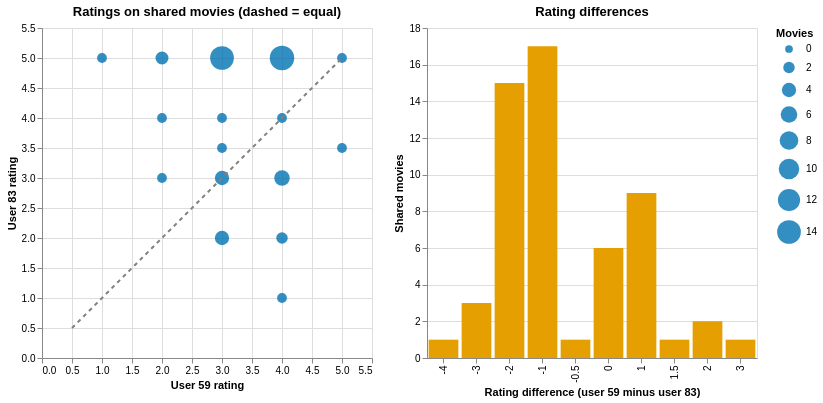

Here is the notebook cell this chart was saved with:
### Code cell
a = ratings[ratings.userId == ua][["movieId", "rating"]].rename(columns={"rating": "rating_a"})
b = ratings[ratings.userId == ub][["movieId", "rating"]].rename(columns={"rating": "rating_b"})
shared = a.merge(b, on="movieId", validate="one_to_one").merge(
    movies[["movieId", "title"]], on="movieId", validate="many_to_one"
)
shared["diff_a_minus_b"] = shared["rating_a"] - shared["rating_b"]
assert len(shared) == n_shared
corr = (
    np.corrcoef(shared.rating_a, shared.rating_b)[0, 1]
    if shared.rating_a.nunique() > 1 and shared.rating_b.nunique() > 1
    else float("nan")
)
summary = pd.Series(
    {
        "co-rated movies": len(shared),
        f"ratings by user {ua} (all)": int((ratings.userId == ua).sum()),
        f"ratings by user {ub} (all)": int((ratings.userId == ub).sum()),
        f"mean rating, user {ua} (shared)": shared.rating_a.mean(),
        f"mean rating, user {ub} (shared)": shared.rating_b.mean(),
        "share exactly equal": (shared.diff_a_minus_b == 0).mean(),
        "share within 0.5 star": (shared.diff_a_minus_b.abs() <= 0.5).mean(),
        "mean absolute difference": shared.diff_a_minus_b.abs().mean(),
        "mean signed difference (A-B)": shared.diff_a_minus_b.mean(),
        "Pearson correlation": corr,
    },
    name="value",
).round(3)
display(summary.to_frame())


grid = shared.groupby(["rating_a", "rating_b"]).size().reset_index(name="movies")
diag = pd.DataFrame({"x": [0.5, 5], "y": [0.5, 5]})
cells = (
    alt.Chart(grid)
    .mark_circle(color=BLUE, opacity=0.8)
    .encode(
        x=alt.X("rating_a:Q", scale=alt.Scale(domain=[0, 5.5]), title=f"User {ua} rating"),
        y=alt.Y("rating_b:Q", scale=alt.Scale(domain=[0, 5.5]), title=f"User {ub} rating"),
        size=alt.Size("movies:Q", title="Movies", scale=alt.Scale(range=[60, 600])),
        tooltip=["rating_a", "rating_b", "movies"],
    )
)
line = alt.Chart(diag).mark_line(color="grey", strokeDash=[4, 4]).encode(x="x:Q", y="y:Q")
agree = (cells + line).properties(
    title="Ratings on shared movies (dashed = equal)", width=330, height=330
)
dh = (
    shared.diff_a_minus_b.value_counts().sort_index().rename_axis("diff").reset_index(name="movies")
)
diffs = (
    alt.Chart(dh)
    .mark_bar(color=ORANGE)
    .encode(
        x=alt.X("diff:O", title=f"Rating difference (user {ua} minus user {ub})"),
        y=alt.Y("movies:Q", title="Shared movies"),
        tooltip=["diff", "movies"],
    )
    .properties(title="Rating differences", width=330, height=330)
)
save_table(summary.to_frame(), "g_pair_summary")
save_table(shared, "g_pair_shared_movies")
save_chart(agree | diffs, "g_pair_agreement")

### Figure 1 — Vega-Lite specification as saved in the notebook (floating-point values rounded to 4 significant figures)
{"config": {"view": {"continuousWidth": 300, "continuousHeight": 300}}, "hconcat": [{"layer": [{"data": {"name": "data-a377da6f9cbd61c86f2f4a30521efa3f"}, "mark": {"type": "circle", "color": "#0072B2", "opacity": 0.8}, "encoding": {"size": {"field": "movies", "scale": {"range": [60, 600]}, "title": "Movies", "type": "quantitative"}, "tooltip": [{"field": "rating_a", "type": "quantitative"}, {"field": "rating_b", "type": "quantitative"}, {"field": "movies", "type": "quantitative"}], "x": {"field": "rating_a", "scale": {"domain": [0, 5.5]}, "title": "User 59 rating", "type": "quantitative"}, "y": {"field": "rating_b", "scale": {"domain": [0, 5.5]}, "title": "User 83 rating", "type": "quantitative"}}}, {"data": {"name": "data-b3d6c0b31e3b1df0dc2092a6c3cf2f01"}, "mark": {"type": "line", "color": "grey", "strokeDash": [4, 4]}, "encoding": {"x": {"field": "x", "type": "quantitative"}, "y": {"field": "y", "type": "quantitative"}}}], "height": 330, "title": "Ratings on shared movies (dashed = equal)", "width": 330}, {"data": {"name": "data-474258d8193a9d44cebc3124bb10a489"}, "mark": {"type": "bar", "color": "#E69F00"}, "encoding": {"tooltip": [{"field": "diff", "type": "quantitative"}, {"field": "movies", "type": "quantitative"}], "x": {"field": "diff", "title": "Rating difference (user 59 minus user 83)", "type": "ordinal"}, "y": {"field": "movies", "title": "Shared movies", "type": "quantitative"}}, "height": 330, "title": "Rating differences", "width": 330}], "$schema": "https://vega.github.io/schema/vega-lite/v5.17.0.json", "datasets": {"data-a377da6f9cbd61c86f2f4a30521efa3f": [{"rating_a": 1.0, "rating_b": 5.0, "movies": 1}, {"rating_a": 2.0, "rating_b": 3.0, "movies": 1}, {"rating_a": 2.0, "rating_b": 4.0, "movies": 1}, {"rating_a": 2.0, "rating_b": 5.0, "movies": 3}, {"rating_a": 3.0, "rating_b": 2.0, "movies": 4}, {"rating_a": 3.0, "rating_b": 3.0, "movies": 4}, {"rating_a": 3.0, "rating_b": 3.5, "movies": 1}, {"rating_a": 3.0, "rating_b": 4.0, "movies": 1}, {"rating_a": 3.0, "rating_b": 5.0, "movies": 14}, {"rating_a": 4.0, "rating_b": 1.0, "movies": 1}, {"rating_a": 4.0, "rating_b": 2.0, "movies": 2}, {"rating_a": 4.0, "rating_b": 3.0, "movies": 5}, {"rating_a": 4.0, "rating_b": 4.0, "movies": 1}, {"rating_a": 4.0, "rating_b": 5.0, "movies": 15}, {"rating_a": 5.0, "rating_b": 3.5, "movies": 1}, {"rating_a": 5.0, "rating_b": 5.0, "movies": 1}], "data-b3d6c0b31e3b1df0dc2092a6c3cf2f01": [{"x": 0.5, "y": 0.5}, {"x": 5.0, "y": 5.0}], "data-474258d8193a9d44cebc3124bb10a489": [{"diff": -4.0, "movies": 1}, {"diff": -3.0, "movies": 3}, {"diff": -2.0, "movies": 15}, {"diff": -1.0, "movies": 17}, {"diff": -0.5, "movies": 1}, {"diff": 0.0, "movies": 6}, {"diff": 1.0, "movies": 9}, {"diff": 1.5, "movies": 1}, {"diff": 2.0, "movies": 2}, {"diff": 3.0, "movies": 1}]}}
